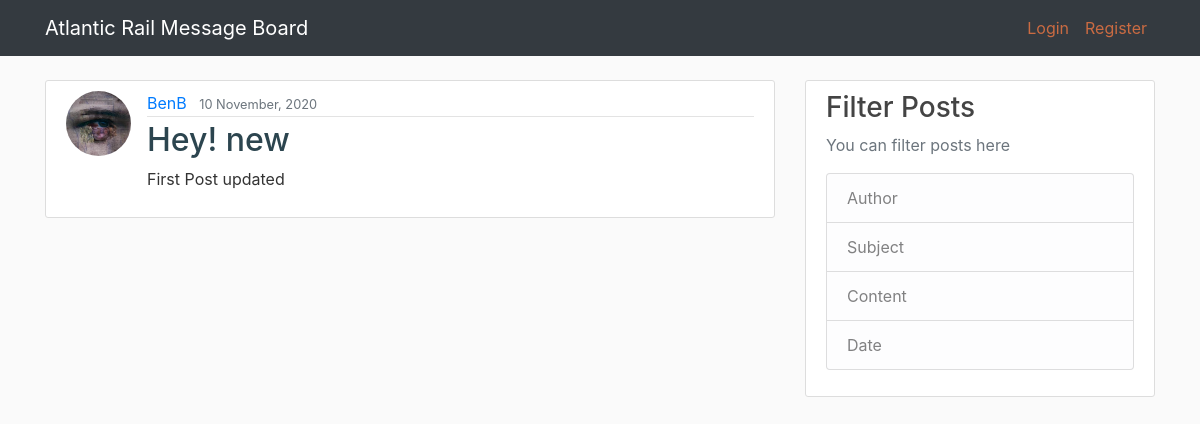
The app's page /MessageBoard/post/1/ with its own data.
### MessageBoard/models.py (models this page shows, shortened)
class Post(models.Model):
	title = models.CharField(max_length=100) #Setting the fields for the posts
	content = models.TextField() #Setting the fields for the post
	datePosted = models.DateTimeField(default=timezone.now) #Making the date stamp for the posts, it defaults to the current date/ time so it autmomatically tags posts with the right date
	author = models.ForeignKey(User, on_delete=models.CASCADE) #Assigning the user varible to the author section of a post, I also added .CASCADE to ensure if a user is deleted so is thier posts

### users/models.py (models this page shows, shortened)
class Profile(models.Model): #Creating the profile model
	user = models.OneToOneField(User, on_delete=models.CASCADE) #Setting the user models and also using the .CASCADE so when the user is deleted everything associated with them is deleted
	image=models.ImageField(default='default.jpg',upload_to='profile_photos') #Setting the users profile pic

### MessageBoard/views.py (the view)
# urls.py: path('post/<int:pk>/', PostDetailView.as_view(), name='post-detail'),
class PostDetailView(DetailView): #The method to view individual posts
	model = Post

### MessageBoard/templates/MessageBoard/post_detail.html (shortened to what this page needs)
{% extends "MessageBoard/base.html" %}
{% block content %}
  <article class="media content-section">
  	<img class="rounded-circle article-img" src="{{object.author.profile.image.url}}">
	<div class="media-body">
	  <div class="article-metadata">
	    <a class="mr-2" href="{% url 'user-posts' object.author.username %}">{{ object.author }}</a>
		<small class="text-muted">{{ object.datePosted|date:"d F, Y" }}</small>
      </div>
	  <h2 class="article-title" >{{ object.title }}</h2>
	  <p class="article-content">{{ object.content }}</p>
	</div>
  </article>
{% endblock content %}

### MessageBoard/static/MessageBoard/main.css (style rules this page uses)
body { background: #fafafa; color: #333333; margin-top: 5rem; }
h1, h2, h3, h4, h5, h6 { color: #444444; }
.content-section { background: #ffffff; padding: 10px 20px; border: 1px solid #dddddd; border-radius: 3px; margin-bottom: 20px; }
.article-title { color: #2c454f; }
.article-content { white-space: pre-line; }
.article-img { height: 65px; width: 65px; margin-right: 16px; }
.article-metadata { padding-bottom: 1px; margin-bottom: 4px; border-bottom: 1px solid #e3e3e3 }

### records on screen
Post: author.profile.image (picture), author "BenB", datePosted "10 November, 2020", title "Hey! new", content "First Post updated"
